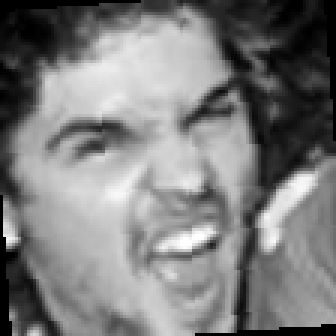
#> input picture visual/fer2013/train/angry/augmented_1416.png, 112 x 112 px, found by its file name (shown 3 times larger); its folder holds only this picture in this run
$ python dataprepro.py
#> lines starting #> are read from the running program, lines starting #| are printed output that depends on the picture
import cv2
import os
import numpy as np

# Dataset path
DATASET_PATH = r"C:\Users\User\Downloads\mood-classification\visual\fer2013\train"

print("Dataset exists:", os.path.exists(DATASET_PATH))

# Emotion labels (must match folder names)
EMOTIONS = [
    "angry",
    "disgust",
    "fear",
    "happy",
    "neutral",
    "sad",
    "surprise",
    "contempt"
]


IMG_SIZE = 48   # 48x48 for CNN

data = []
labels = []

for label, emotion in enumerate(EMOTIONS):
    emotion_path = os.path.join(DATASET_PATH, emotion)

    if not os.path.exists(emotion_path):
        print(f"❌ Folder not found: {emotion_path}")
        continue

    for img_name in os.listdir(emotion_path):
        img_path = os.path.join(emotion_path, img_name)

        try:
            img = cv2.imread(img_path, cv2.IMREAD_GRAYSCALE)
#> img is the input picture: shape (112, 112); min 0, max 255, mean 124.7
            img = cv2.resize(img, (IMG_SIZE, IMG_SIZE))
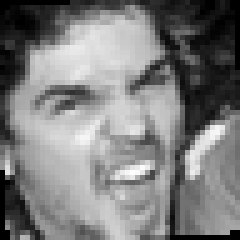
#> img: shape (48, 48) (shown 5 times larger); min 0, max 255, mean 124.8

            data.append(img)
            labels.append(label)

        except Exception as e:
            print(f"Skipping {img_path}: {e}")

print("✅ Data loaded")
print("Total images:", len(data))
# ================= SAVE PREPROCESSED DATA ================= #

# Convert to numpy arrays
data = np.array(data, dtype="float32") / 255.0
labels = np.array(labels)

# Add channel dimension (for CNN)
data = data.reshape(-1, IMG_SIZE, IMG_SIZE, 1)

# Save files
np.save("X.npy", data)
np.save("y.npy", labels)

print("✅ Saved X.npy and y.npy")
